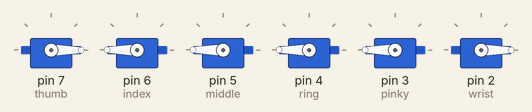
A sketch run on a simulated Arduino Uno, built with avr-gcc and run on an emulated ATmega328P. Parts: 6 × servo.

Above: at 0.8 s.
At 3.1 s:
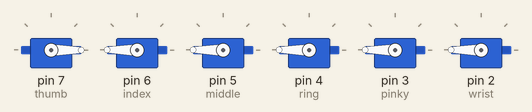
At 4.3 s:
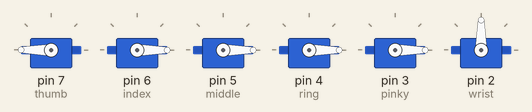
At 4.8 s:
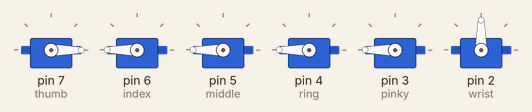
Timing chart, 0 to 6.3 s (numbered marks = the images above):
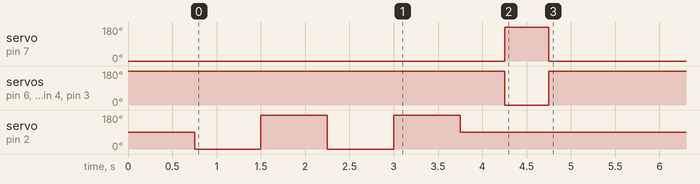

Measured:
- by itself, servo on pin 7 (thumb): 0° → 180° at 4.3 s, → 0° 0.50 s later
- by itself, servo on pin 6 (index), servo on pin 5 (middle), servo on pin 4 (ring), servo on pin 3 (pinky): 180° → 0° at 4.3 s, → 180° 0.50 s later

The sketch:

hand-rotation.ino
```cpp
#include <Servo.h>

Servo thumb;
Servo index;
Servo middle;
Servo ring;
Servo pinky;
Servo wrist;

void setup() {
  thumb.attach(7);
  index.attach(6);
  middle.attach(5);
  ring.attach(4);
  pinky.attach(3);
  wrist.attach(2);

  thumb.write(0);
  index.write(180);
  middle.write(180);
  ring.write(180);
  pinky.write(180);

  wrist.write(90);
  delay(750);

  wrist.write(0);
  delay(750);

  wrist.write(180);
  delay(750);

  wrist.write(0);
  delay(750);

  wrist.write(180);
  delay(750);

  wrist.write(90);
  delay(500);

  thumb.write(180);
  index.write(0);
  middle.write(0);
  ring.write(0);
  pinky.write(0);
  delay(500);

  thumb.write(0);
  index.write(180);
  middle.write(180);
  ring.write(180);
  pinky.write(180);
}

void loop() {}
```
